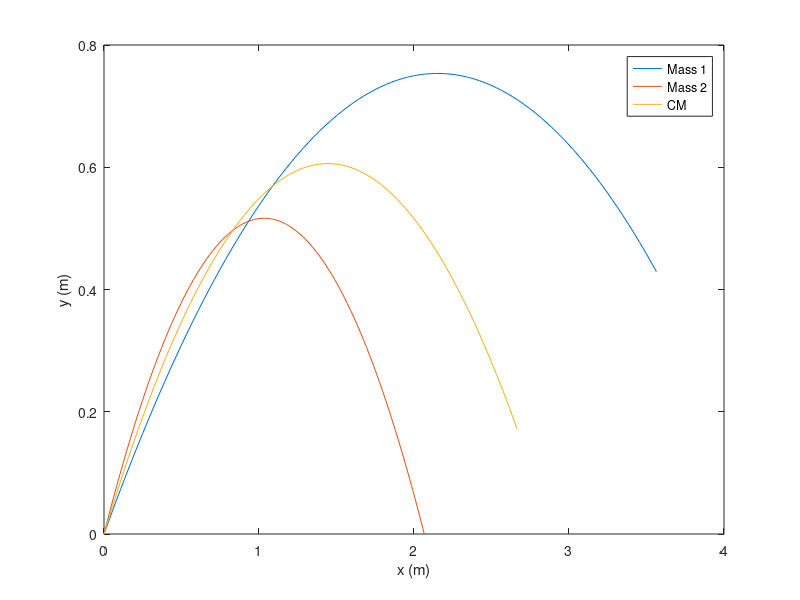

MATLAB code to generate this figure:
%-------------------------------------------------------------------------------
% moving_center_of_mass.m
%
% This script plots the trajectories of two objects in projectile motion and
% their center of mass.
%-------------------------------------------------------------------------------
clear all

g = 9.8;   % Acceleration due to gravity in m/s^2

% Parameters for first object
m1 = 0.20;     % Mass in kg
v10 = 6.7;     % Initial speed in m/s
theta10 = 35;  % Angle of initial velocity in degrees

% Parameters for first object
m2 = 0.30;     % Mass in kg
v20 = 4.5;     % Initial speed in m/s
theta20 = 45;  % Angle of initial velocity in degrees

% Create a list of time values ranging from zero to the time when the first ball
% hits the ground.
tmin = 0;

tmax1 = 2*v10*sin(theta10*pi/180)/g;
tmax2 = 2*v20*sin(theta20*pi/180)/g;
tmax = min(tmax1,tmax2);

nt = 101;
t = linspace(tmin,tmax,nt);

% Create lists containing the x and y coordinates of each mass's position,
% and the coordinates of their center of mass.
for i = 1:nt
   x1(i) = v10*cos(theta10*pi/180)*t(i);
   y1(i) = v10*sin(theta10*pi/180)*t(i) - 0.5*g*t(i)^2;
   
   x2(i) = v20*cos(theta20*pi/180)*t(i);
   y2(i) = v20*sin(theta20*pi/180)*t(i) - 0.5*g*t(i)^2;
   
   xCM(i) = (m1*x1(i)+m2*x2(i)) / (m1+m2);
   yCM(i) = (m1*y1(i)+m2*y2(i)) / (m1+m2);
endfor

% Create plot
plot(x1,y1, x2,y2, xCM,yCM);
legend("Mass 1", "Mass 2", "CM")
xlabel("x (m)")
ylabel("y (m)")